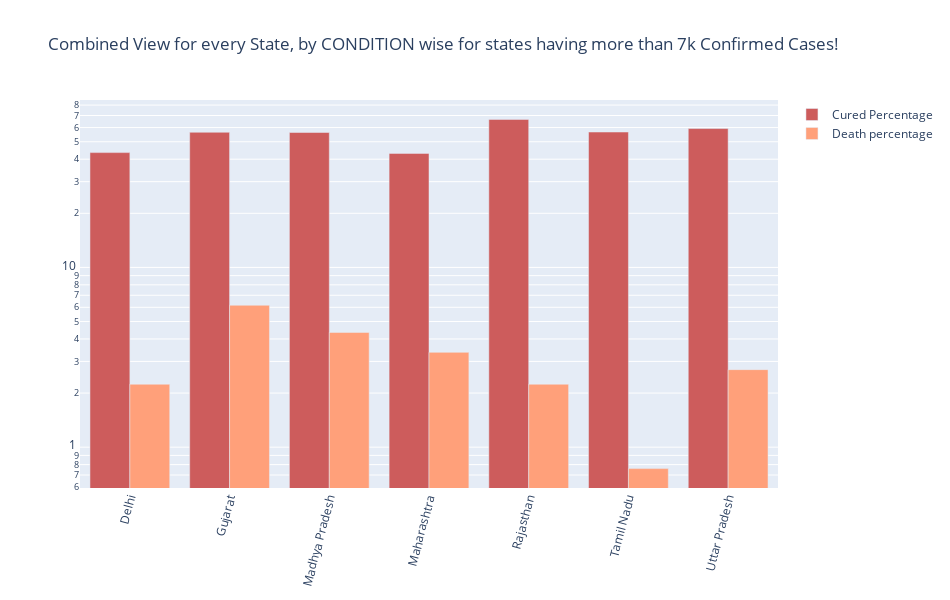

The code cell stored with this chart in its notebook:
### Code cell
states = cases_above_7k_pivot.columns[1:]

fig = go.Figure()
fig.add_trace(go.Bar(
    x=states,
    y=cases_above_7k_pivot.loc[0].values[1:],
    name='Cured Percentage',
    marker_color='indianred'
))
fig.add_trace(go.Bar(
    x=states,
    y=cases_above_7k_pivot.loc[1].values[1:],
    name='Death percentage',
    marker_color='lightsalmon'
))


# Here we modify the tickangle of the xaxis, resulting in rotated labels.
fig.update_layout(barmode='group', xaxis_tickangle=-75,width=950, height=600,title_text = 'Combined View for every State, by CONDITION wise for states having more than 7k Confirmed Cases!')
fig.update_yaxes(type="log")
fig.update_yaxes(nticks=20)
fig.update_layout(
    hoverlabel=dict(
        bgcolor="white", 
        font_size=16, 
        font_family="Rockwell"
    )
)
fig.show()

### Figure 1 — Plotly figure (JSON) as saved in the notebook; plotly's stock layout.template omitted (floating-point values rounded to 4 significant figures)
{"data": [{"marker": {"color": "indianred"}, "name": "Cured Percentage", "type": "bar", "x": ["Delhi", "Gujarat", "Madhya Pradesh", "Maharashtra", "Rajasthan", "Tamil Nadu", "Uttar Pradesh"], "y": [43.53, 56.48, 56.32, 43.09, 66.6, 56.65, 59.23]}, {"marker": {"color": "lightsalmon"}, "name": "Death percentage", "type": "bar", "x": ["Delhi", "Gujarat", "Madhya Pradesh", "Maharashtra", "Rajasthan", "Tamil Nadu", "Uttar Pradesh"], "y": [2.24, 6.16, 4.35, 3.37, 2.24, 0.76, 2.7]}], "layout": {"barmode": "group", "height": 600, "hoverlabel": {"bgcolor": "white", "font": {"family": "Rockwell", "size": 16}}, "title": {"text": "Combined View for every State, by CONDITION wise for states having more than 7k Confirmed Cases!"}, "width": 950, "xaxis": {"tickangle": -75}, "yaxis": {"nticks": 20, "type": "log"}}}
